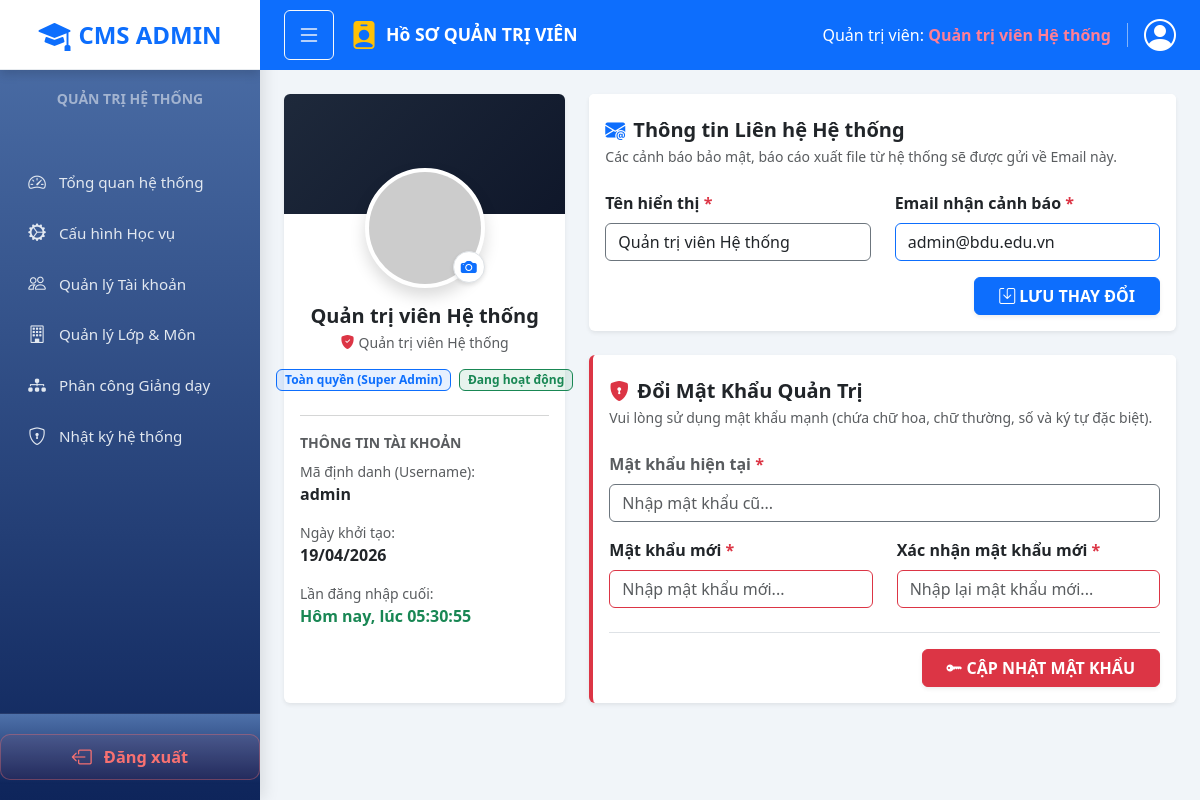
The app's page /views/admin/admin-profile.php (signed in) with its own data.
### tables this page shows
CREATE TABLE users (
    id INT AUTO_INCREMENT PRIMARY KEY,
    username VARCHAR(50),
    password VARCHAR(255),
    full_name VARCHAR(100),
    email VARCHAR(100) NOT NULL UNIQUE,
    google_id VARCHAR(255),
    role ENUM('student', 'bcs', 'teacher', 'support_admin', 'admin') DEFAULT 'student',
    is_active TINYINT(1) DEFAULT 1 COMMENT '1: Hoạt động, 0: Bị khóa',
    position VARCHAR(100) DEFAULT NULL COMMENT 'Chức vụ (BCS): Lớp trưởng, Thư ký, BTV...',
    academic_title VARCHAR(50) DEFAULT NULL COMMENT 'Học hàm/học vị: GS, PGS, TS, ThS, CN...',
    avatar VARCHAR(255),
    birth_date DATE NULL,
    phone_number VARCHAR(20) NULL,
    address VARCHAR(255) NULL,
    created_at TIMESTAMP DEFAULT CURRENT_TIMESTAMP,
    CONSTRAINT chk_email_domain CHECK (email LIKE '%@student.bdu.edu.vn' OR email LIKE '%@bdu.edu.vn')
);

### config/config.php (called while the page is built, shortened)
<?php
function getDBConnection() {
    global $conn;
    if (!isset($conn) || $conn === false) {
        try {
            $conn = mysqli_connect(DB_HOST, DB_USER, DB_PASS, DB_NAME, DB_PORT);
        } catch (Throwable $e) {
            $safeHost = DB_HOST ?: '(empty-host)';
            throw new Exception("Lỗi kết nối database tới '{$safeHost}'. Vui lòng kiểm tra DB_HOST/DB_NAME/DB_USER/DB_PASS trong .env.local hoặc biến môi trường host. Chi tiết: " . $e->getMessage());
        }
        mysqli_set_charset($conn, "utf8mb4");
    }
    return $conn;
}
function e($string) {
    return htmlspecialchars($string ?? '', ENT_QUOTES, 'UTF-8');
}
function db_query($sql, $params = []) {
    $conn = getDBConnection();
    $stmt = mysqli_prepare($conn, $sql);
    if (!empty($params)) {
        $types = str_repeat('s', count($params));
        mysqli_stmt_bind_param($stmt, $types, ...$params);
    }
    mysqli_stmt_execute($stmt);
    $result = mysqli_stmt_get_result($stmt);
    return $result;
}
function db_fetch_one($sql, $params = []) {
    $result = db_query($sql, $params);
    return mysqli_fetch_assoc($result) ?? null;
}

### config/session.php (called while the page is built, shortened)
<?php
require_once __DIR__ . '/config.php';
function isLoggedIn() {
    return isset($_SESSION['user_id']) && isset($_SESSION['role']);
}
function getCurrentUser() {
    return [
        'id' => $_SESSION['user_id'] ?? null,
        'username' => $_SESSION['username'] ?? null,
        'full_name' => $_SESSION['full_name'] ?? null,
        'email' => $_SESSION['email'] ?? null,
        'role' => $_SESSION['role'] ?? null,
        'roles' => $_SESSION['roles'] ?? [$_SESSION['role'] ?? null],
        'avatar' => $_SESSION['avatar'] ?? null,
    ];
}

### config/helpers.php (called while the page is built, shortened)
<?php
function getAvatarUrl($avatar = null, $name = '', $size = 55) {
    $encodedName = urlencode((string) ($name ?? ''));
    return "https://ui-avatars.com/api/?name={$encodedName}&background=0d6efd&color=fff&size={$size}";
}
function formatDate($date, $format = 'd/m/Y') {
    $timestamp = is_string($date) ? strtotime($date) : $date;
    return date($format, $timestamp);
}

### views/admin/admin-profile.php (the view, shortened to what this page needs)
<?php
require_once __DIR__ . '/../../config/config.php';
require_once __DIR__ . '/../../config/session.php';
require_once __DIR__ . '/../../config/helpers.php';
$currentUser = getCurrentUser();
$user = db_fetch_one("SELECT * FROM users WHERE id = ?", [$_SESSION['user_id']]);
$lastLogin = 'Hôm nay, lúc ' . date('H:i:s');
$avatarUrl = getAvatarUrl($user['avatar'] ?? null, $user['full_name'] ?? 'Admin', 200);
?>
<!DOCTYPE html>
<html lang="vi">
<head>
    <link href="https://cdn.jsdelivr.net/npm/bootstrap@5.3.0/dist/css/bootstrap.min.css" rel="stylesheet">
    <link href="https://cdn.jsdelivr.net/npm/bootstrap-icons@1.10.5/font/bootstrap-icons.css" rel="stylesheet">
    <link rel="stylesheet" href="../../public/css/style.css">
    <link rel="stylesheet" href="../../public/css/layout.css">
    <link rel="stylesheet" href="../../public/css/admin/admin-layout.css">
    <link rel="stylesheet" href="../../public/css/admin/admin-profile.css">
</head>
<body class="dashboard-body">
<?php
require_once __DIR__ . '/../../layouts/admin-sidebar.php';
?>
<div class="main-content admin-main-content" id="mainContent">
<?php
$pageTitle  = 'Hồ SƠ QUẢN TRỊ VIÊN';
$pageIcon   = 'bi-person-badge-fill';
require_once __DIR__ . '/../../layouts/admin-topbar.php';
?>
    <div class="p-4">
        <div class="row g-4">
            <div class="col-lg-4">
                <div class="card shadow-sm border-0 h-100">
                    <div class="profile-header-bg"></div>
                    <div class="card-body text-center pt-0">
                        <div class="avatar-wrapper mb-3">
                            <img src="<?php echo e($avatarUrl); ?>" id="mainProfileAvatar" class="profile-avatar" alt="Admin Avatar">
                            <label for="avatarUploadInput" class="avatar-edit-btn" title="Thay đổi ảnh đại diện">
                                <i class="bi bi-camera-fill"></i>
                            </label>
                        </div>
                        <h5 class="fw-bold text-dark mb-1"><?php echo e($user['full_name'] ?? 'Admin'); ?></h5>
                        <p class="text-muted small mb-3"><i class="bi bi-shield-fill-check text-danger me-1"></i>Quản trị viên Hệ thống</p>
                        <div class="d-flex justify-content-center gap-2 mb-4">
                            <span class="badge bg-primary bg-opacity-10 text-primary border border-primary">Toàn quyền (Super Admin)</span>
                            <span class="badge bg-success bg-opacity-10 text-success border border-success">Đang hoạt động</span>
                        </div>
                        <hr class="text-muted border-opacity-25">
                        <div class="text-start mt-3">
                            <p class="mb-2 text-muted small fw-bold">THÔNG TIN TÀI KHOẢN</p>
                            <div class="mb-3">
                                <small class="text-muted d-block">Mã định danh (Username):</small>
                                <span class="fw-bold text-dark"><?php echo e($user['username']); ?></span>
                            </div>
                            <div class="mb-3">
                                <small class="text-muted d-block">Ngày khởi tạo:</small>
                                <span class="fw-bold text-dark"><?php echo formatDate($user['created_at']); ?></span>
                            </div>
                            <div class="mb-0">
                                <small class="text-muted d-block">Lần đăng nhập cuối:</small>
                                <span class="fw-bold text-success"><?php echo e($lastLogin); ?></span>
                            </div>
                        </div>
                    </div>
                </div>
            </div>
            <div class="col-lg-8">
                <div class="card shadow-sm border-0 mb-4">
                    <div class="card-header bg-white pt-4 pb-2 border-0">
                        <h5 class="fw-bold text-dark m-0"><i class="bi bi-envelope-at-fill text-primary me-2"></i>Thông tin Liên hệ Hệ thống</h5>
                        <p class="text-muted small mt-1 mb-0">Các cảnh báo bảo mật, báo cáo xuất file từ hệ thống sẽ được gửi về Email này.</p>
                    </div>
                    <div class="card-body">
                        <form method="POST" action="" onsubmit="return handleUpdateProfile(event)">
                            <div class="row mb-3">
                                <div class="col-md-6">
                                    <label class="form-label fw-bold">Tên hiển thị <span class="text-danger">*</span></label>
                                    <input type="text" name="full_name" class="form-control border-secondary" value="<?php echo e($user['full_name'] ?? ''); ?>" required>
                                </div>
                                <div class="col-md-6 mt-3 mt-md-0">
                                    <label class="form-label fw-bold">Email nhận cảnh báo <span class="text-danger">*</span></label>
                                    <input type="email" name="email" class="form-control border-primary" value="<?php echo e($user['email'] ?? ''); ?>" required>
                                </div>
                            </div>
                            <div class="text-end">
                                <button type="submit" class="btn btn-primary fw-bold px-4 shadow-sm"><i class="bi bi-save me-1"></i>LƯU THAY ĐỔI</button>
                            </div>
                        </form>
                    </div>
                </div>
                <div class="card shadow-sm border-0 border-start border-4 border-danger">
                    <div class="card-header bg-white pt-4 pb-2 border-0">
                        <h5 class="fw-bold text-dark m-0"><i class="bi bi-shield-lock-fill text-danger me-2"></i>Đổi Mật Khẩu Quản Trị</h5>
                        <p class="text-muted small mt-1 mb-0">Vui lòng sử dụng mật khẩu mạnh (chứa chữ hoa, chữ thường, số và ký tự đặc biệt).</p>
                    </div>
                    <div class="card-body">
                        <form method="POST" action="" onsubmit="return handleChangePassword(event)">
                            <div class="mb-3">
                                <label class="form-label fw-bold text-muted">Mật khẩu hiện tại <span class="text-danger">*</span></label>
                                <input type="password" name="old_password" class="form-control border-secondary" placeholder="Nhập mật khẩu cũ..." required id="oldPassword">
                            </div>
                            <div class="row mb-4">
                                <div class="col-md-6">
                                    <label class="form-label fw-bold text-dark">Mật khẩu mới <span class="text-danger">*</span></label>
                                    <input type="password" name="new_password" class="form-control border-danger" placeholder="Nhập mật khẩu mới..." required id="newPassword" minlength="6">
                                </div>
                                <div class="col-md-6 mt-3 mt-md-0">
                                    <label class="form-label fw-bold text-dark">Xác nhận mật khẩu mới <span class="text-danger">*</span></label>
                                    <input type="password" name="confirm_password" class="form-control border-danger" placeholder="Nhập lại mật khẩu mới..." required id="confirmPassword">
                                </div>
                            </div>
                            <div class="text-end border-top pt-3">
                                <button type="submit" class="btn btn-danger fw-bold px-4 shadow-sm"><i class="bi bi-key-fill me-1"></i>CẬP NHẬT MẬT KHẨU</button>
                            </div>
                        </form>
                    </div>
                </div>
            </div>
        </div>
    </div>
</div>
</body>
</html>

### layouts/admin-topbar.php (shortened to what this page needs)
<?php
$pageTitle  = $pageTitle  ?? 'Quản trị hệ thống';
$pageIcon   = $pageIcon   ?? 'bi-shield-lock-fill';
$currentUser = $currentUser ?? [];
?>
<div class="top-navbar-admin d-flex justify-content-between align-items-center px-4 py-3">
    <div class="d-flex align-items-center">
        <button class="btn btn-outline-light d-md-none me-3" id="sidebarToggle">
            <i class="bi bi-list fs-4"></i>
        </button>
        <h4 class="m-0 text-white fw-bold d-flex align-items-center">
            <i class="bi <?= $pageIcon ?> me-2 fs-3 text-warning"></i>
            <?= e($pageTitle) ?>
        </h4>
    </div>
    <div class="d-flex align-items-center text-white">
        <div class="text-end me-3 d-none d-sm-block border-end pe-3 border-light border-opacity-50">
            <div class="fs-6">Quản trị viên:
                <span class="fw-bold admin-operator-name">
                    <?= e($currentUser['full_name'] ?? 'Admin') ?>
                </span>
            </div>
        </div>
        <div class="dropdown">
            <a href="#" class="d-flex align-items-center text-white text-decoration-none"
               data-bs-toggle="dropdown">
                <i class="bi bi-person-circle fs-2"></i>
            </a>
        </div>
    </div>
</div>

### records on screen
users: full_name "Quản trị viên Hệ thống", username "admin", created_at "19/04/2026", email "admin@bdu.edu.vn"

### other values on screen
$item['label'] "Tổng quan hệ thống"
$item['label'] "Cấu hình Học vụ"
$item['label'] "Quản lý Tài khoản"
$item['label'] "Quản lý Lớp & Môn"
$item['label'] "Phân công Giảng dạy"
$item['label'] "Nhật ký hệ thống"
$pageTitle "Hồ SƠ QUẢN TRỊ VIÊN"
$lastLogin "Hôm nay, lúc 05:30:55"
